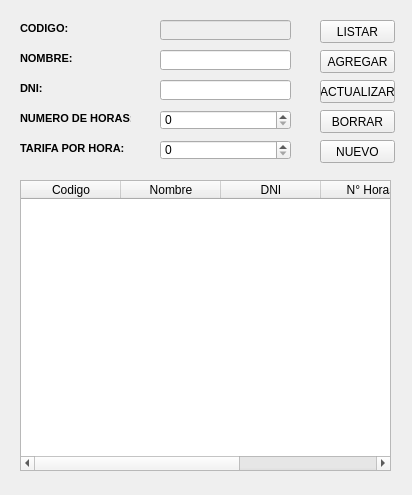
<?xml version="1.0" encoding="UTF-8"?>
<ui version="4.0">
 <class>FormularioEmpleado</class>
 <widget class="QMainWindow" name="FormularioEmpleado">
  <property name="geometry">
   <rect>
    <x>0</x>
    <y>0</y>
    <width>412</width>
    <height>495</height>
   </rect>
  </property>
  <property name="windowTitle">
   <string>Formulario de Empleado</string>
  </property>
  <property name="windowIcon">
   <iconset>
    <normaloff>../resources/IconoEmpleado.png</normaloff>../resources/IconoEmpleado.png</iconset>
  </property>
  <widget class="QWidget" name="centralwidget">
   <widget class="QLabel" name="label">
    <property name="geometry">
     <rect>
      <x>20</x>
      <y>20</y>
      <width>111</width>
      <height>16</height>
     </rect>
    </property>
    <property name="font">
     <font>
      <family>MS Shell Dlg 2</family>
      <pointsize>8</pointsize>
      <weight>75</weight>
      <bold>true</bold>
     </font>
    </property>
    <property name="text">
     <string>CODIGO:</string>
    </property>
   </widget>
   <widget class="QLabel" name="label_2">
    <property name="geometry">
     <rect>
      <x>20</x>
      <y>50</y>
      <width>111</width>
      <height>16</height>
     </rect>
    </property>
    <property name="font">
     <font>
      <family>MS Shell Dlg 2</family>
      <pointsize>8</pointsize>
      <weight>75</weight>
      <bold>true</bold>
     </font>
    </property>
    <property name="text">
     <string>NOMBRE:</string>
    </property>
   </widget>
   <widget class="QLabel" name="label_3">
    <property name="geometry">
     <rect>
      <x>20</x>
      <y>80</y>
      <width>111</width>
      <height>16</height>
     </rect>
    </property>
    <property name="font">
     <font>
      <family>MS Shell Dlg 2</family>
      <pointsize>8</pointsize>
      <weight>75</weight>
      <bold>true</bold>
     </font>
    </property>
    <property name="text">
     <string>DNI:</string>
    </property>
   </widget>
   <widget class="QLabel" name="label_4">
    <property name="geometry">
     <rect>
      <x>20</x>
      <y>110</y>
      <width>111</width>
      <height>16</height>
     </rect>
    </property>
    <property name="font">
     <font>
      <family>MS Shell Dlg 2</family>
      <pointsize>8</pointsize>
      <weight>75</weight>
      <bold>true</bold>
     </font>
    </property>
    <property name="text">
     <string>NUMERO DE HORAS:</string>
    </property>
   </widget>
   <widget class="QLabel" name="label_5">
    <property name="geometry">
     <rect>
      <x>20</x>
      <y>140</y>
      <width>111</width>
      <height>16</height>
     </rect>
    </property>
    <property name="font">
     <font>
      <family>MS Shell Dlg 2</family>
      <pointsize>8</pointsize>
      <weight>75</weight>
      <bold>true</bold>
     </font>
    </property>
    <property name="text">
     <string>TARIFA POR HORA:</string>
    </property>
   </widget>
   <widget class="QLineEdit" name="txtId">
    <property name="enabled">
     <bool>false</bool>
    </property>
    <property name="geometry">
     <rect>
      <x>160</x>
      <y>20</y>
      <width>131</width>
      <height>20</height>
     </rect>
    </property>
    <property name="readOnly">
     <bool>false</bool>
    </property>
   </widget>
   <widget class="QLineEdit" name="txtNombre">
    <property name="geometry">
     <rect>
      <x>160</x>
      <y>50</y>
      <width>131</width>
      <height>20</height>
     </rect>
    </property>
   </widget>
   <widget class="QLineEdit" name="txtDni">
    <property name="geometry">
     <rect>
      <x>160</x>
      <y>80</y>
      <width>131</width>
      <height>20</height>
     </rect>
    </property>
   </widget>
   <widget class="QSpinBox" name="spbNumeroHoras">
    <property name="geometry">
     <rect>
      <x>160</x>
      <y>110</y>
      <width>131</width>
      <height>20</height>
     </rect>
    </property>
   </widget>
   <widget class="QSpinBox" name="spbTarifaHora">
    <property name="geometry">
     <rect>
      <x>160</x>
      <y>140</y>
      <width>131</width>
      <height>20</height>
     </rect>
    </property>
   </widget>
   <widget class="QTableWidget" name="tbwListado">
    <property name="geometry">
     <rect>
      <x>20</x>
      <y>180</y>
      <width>371</width>
      <height>291</height>
     </rect>
    </property>
    <property name="minimumSize">
     <size>
      <width>371</width>
      <height>0</height>
     </size>
    </property>
    <property name="verticalScrollBarPolicy">
     <enum>Qt::ScrollBarAsNeeded</enum>
    </property>
    <property name="horizontalScrollBarPolicy">
     <enum>Qt::ScrollBarAsNeeded</enum>
    </property>
    <property name="sizeAdjustPolicy">
     <enum>QAbstractScrollArea::AdjustIgnored</enum>
    </property>
    <property name="editTriggers">
     <set>QAbstractItemView::NoEditTriggers</set>
    </property>
    <property name="selectionMode">
     <enum>QAbstractItemView::SingleSelection</enum>
    </property>
    <property name="selectionBehavior">
     <enum>QAbstractItemView::SelectRows</enum>
    </property>
    <property name="showGrid">
     <bool>true</bool>
    </property>
    <attribute name="horizontalHeaderMinimumSectionSize">
     <number>31</number>
    </attribute>
    <attribute name="verticalHeaderVisible">
     <bool>false</bool>
    </attribute>
    <attribute name="verticalHeaderDefaultSectionSize">
     <number>23</number>
    </attribute>
    <column>
     <property name="text">
      <string>Codigo</string>
     </property>
     <property name="textAlignment">
      <set>AlignCenter</set>
     </property>
    </column>
    <column>
     <property name="text">
      <string>Nombre</string>
     </property>
     <property name="textAlignment">
      <set>AlignCenter</set>
     </property>
    </column>
    <column>
     <property name="text">
      <string>DNI</string>
     </property>
     <property name="textAlignment">
      <set>AlignCenter</set>
     </property>
    </column>
    <column>
     <property name="text">
      <string>N° Horas</string>
     </property>
     <property name="textAlignment">
      <set>AlignCenter</set>
     </property>
    </column>
    <column>
     <property name="text">
      <string>Tarifa x Hora</string>
     </property>
     <property name="textAlignment">
      <set>AlignCenter</set>
     </property>
    </column>
   </widget>
   <widget class="QPushButton" name="btnListar">
    <property name="geometry">
     <rect>
      <x>320</x>
      <y>20</y>
      <width>75</width>
      <height>23</height>
     </rect>
    </property>
    <property name="text">
     <string>LISTAR</string>
    </property>
   </widget>
   <widget class="QPushButton" name="btnAgregar">
    <property name="geometry">
     <rect>
      <x>320</x>
      <y>50</y>
      <width>75</width>
      <height>23</height>
     </rect>
    </property>
    <property name="text">
     <string>AGREGAR</string>
    </property>
   </widget>
   <widget class="QPushButton" name="btnActualizar">
    <property name="geometry">
     <rect>
      <x>320</x>
      <y>80</y>
      <width>75</width>
      <height>23</height>
     </rect>
    </property>
    <property name="text">
     <string>ACTUALIZAR</string>
    </property>
   </widget>
   <widget class="QPushButton" name="btnBorrar">
    <property name="geometry">
     <rect>
      <x>320</x>
      <y>110</y>
      <width>75</width>
      <height>23</height>
     </rect>
    </property>
    <property name="text">
     <string>BORRAR</string>
    </property>
   </widget>
   <widget class="QPushButton" name="btnNuevo">
    <property name="geometry">
     <rect>
      <x>320</x>
      <y>140</y>
      <width>75</width>
      <height>23</height>
     </rect>
    </property>
    <property name="text">
     <string>NUEVO</string>
    </property>
   </widget>
  </widget>
 </widget>
 <resources/>
 <connections/>
</ui>
